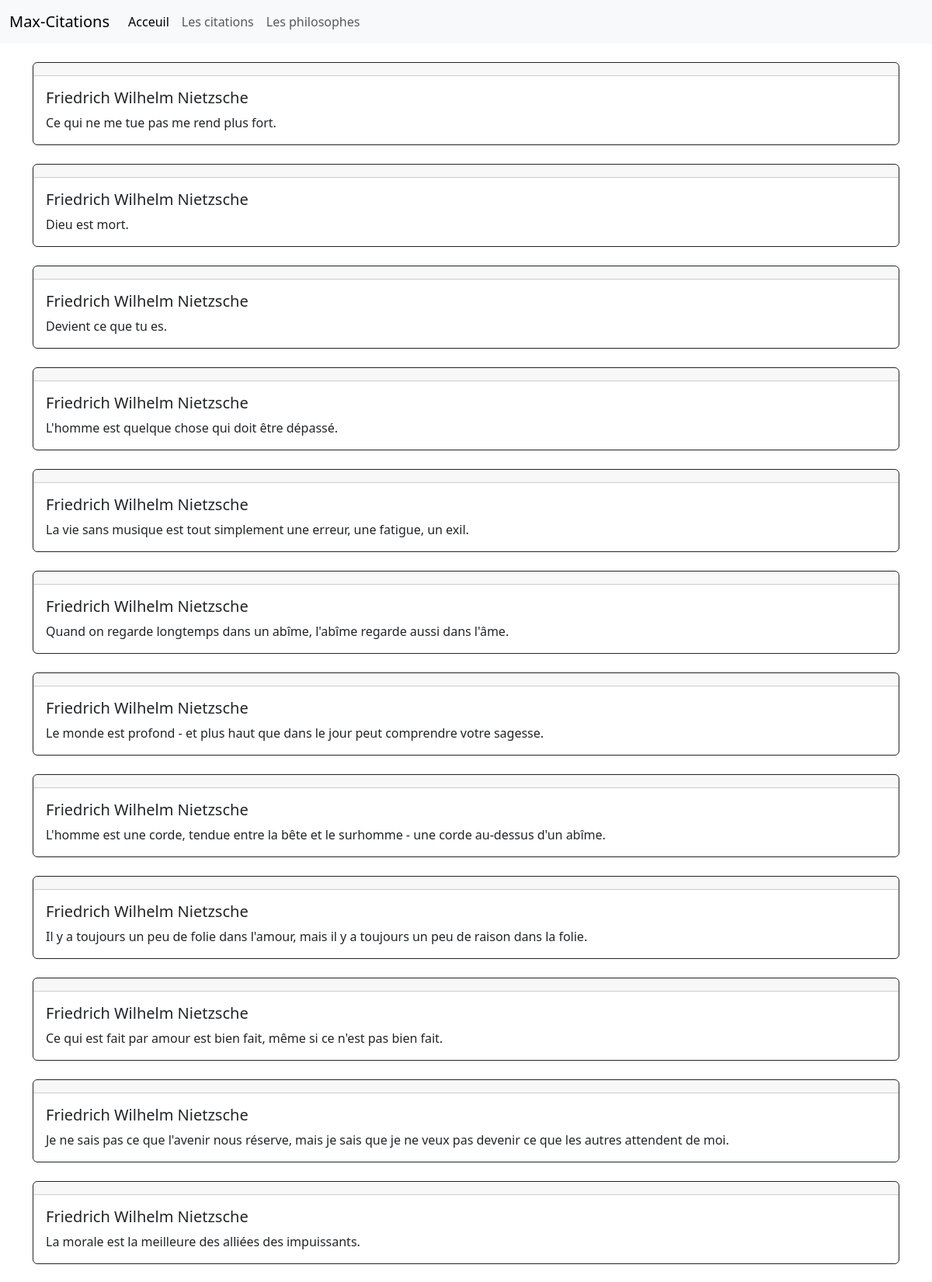
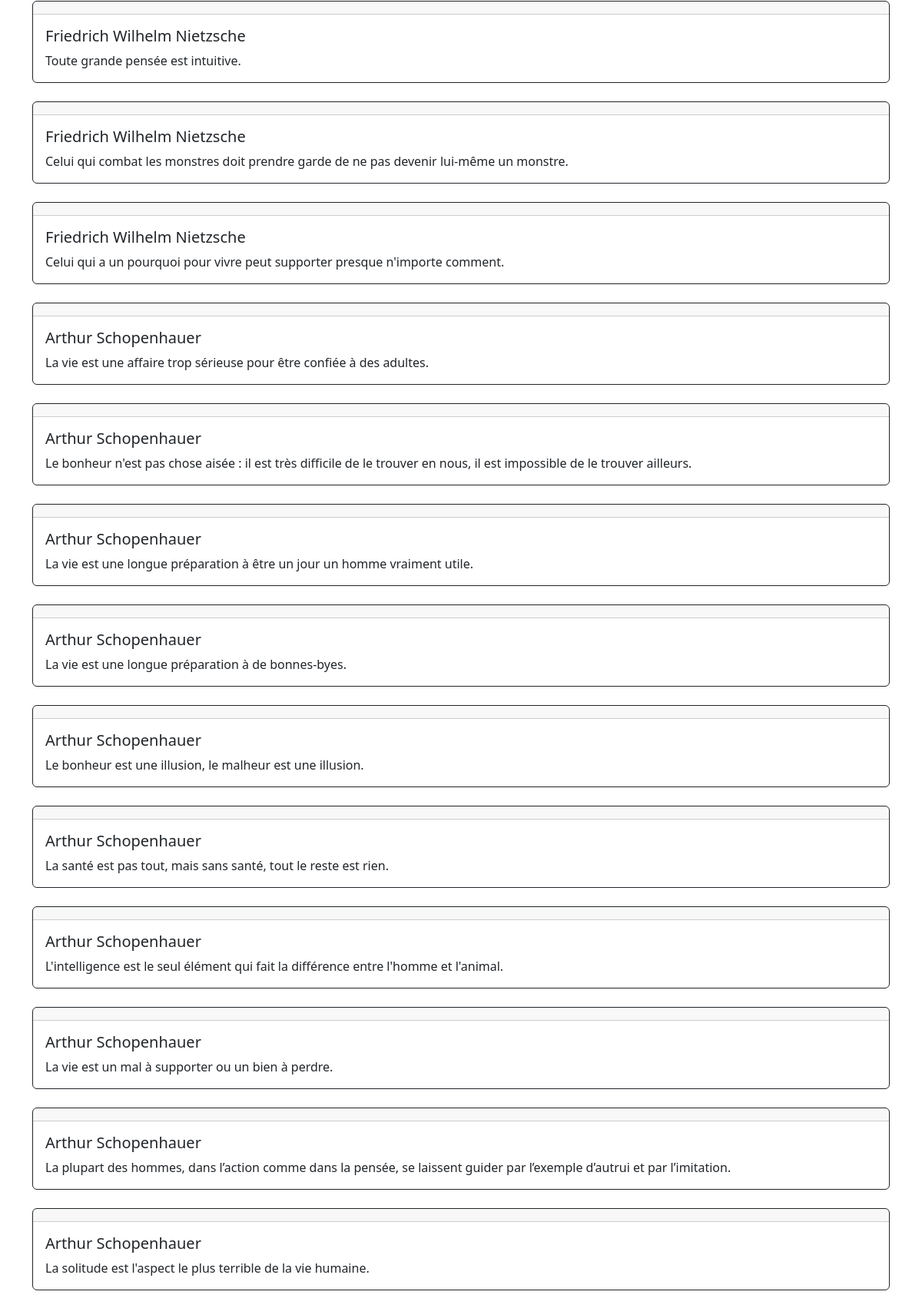
Page /citations.php (upper part) on the committed database (2 pictures, top to bottom).
### tables this page shows
CREATE TABLE IF NOT EXISTS `citations` (
  `id_citations` int NOT NULL AUTO_INCREMENT,
  `citation` varchar(255) DEFAULT NULL,
  `année` date DEFAULT NULL,
  `id_auteur` int DEFAULT NULL,
  PRIMARY KEY (`id_citations`),
  KEY `id_auteur` (`id_auteur`)
);

CREATE TABLE IF NOT EXISTS `auteur` (
  `id_auteur` int NOT NULL AUTO_INCREMENT,
  `nom` varchar(70) DEFAULT NULL,
  `prenom` varchar(25) NOT NULL,
  `description` text NOT NULL,
  `date_start` varchar(7) DEFAULT NULL,
  `date_end` varchar(10) DEFAULT NULL,
  `photo` varchar(50) DEFAULT NULL,
  PRIMARY KEY (`id_auteur`)
);

### citations.php (called while the page is built, shortened)
<?php
require 'data/db-connect.php';
$requete = $dbh->query("SELECT * FROM citations JOIN auteur WHERE citations.id_auteur = auteur.id_auteur");
$resultats = $requete->fetchAll();
require 'templates/citations.html.php';

### templates/citations.html.php (the view, shortened to what this page needs)
<!DOCTYPE html>
<html lang="en">
<head>
    <link href="https://cdn.jsdelivr.net/npm/bootstrap@5.3.3/dist/css/bootstrap.min.css" rel="stylesheet">
</head>
<body>
    <?php require 'templates/inc.top.html.php' ?>
    <div class="container">
        <?php foreach ($resultats as $resultat) : ?>
            <div class="card border-dark mb-3 my-4">
                <div class="card-header"></div>
                <div class="card-body">
                    <h5 class="card-title"><?= $resultat['prenom'] . ' ' . $resultat['nom'] ?></h5>
                    <p class="card-text"><?= $resultat['citation'] ?></p>
                </div>
            </div>
        <?php endforeach ?>
    </div>
</body>
</html>

### rows in the picture
citations: id_auteur.prenom "Friedrich Wilhelm", id_auteur.nom "Nietzsche", citation "Ce qui ne me tue pas me rend plus fort."
citations: id_auteur.prenom "Friedrich Wilhelm", id_auteur.nom "Nietzsche", citation "Dieu est mort."
citations: id_auteur.prenom "Friedrich Wilhelm", id_auteur.nom "Nietzsche", citation "Devient ce que tu es."
citations: id_auteur.prenom "Friedrich Wilhelm", id_auteur.nom "Nietzsche", citation "L'homme est quelque chose qui doit être dépassé."
citations: id_auteur.prenom "Friedrich Wilhelm", id_auteur.nom "Nietzsche", citation "La vie sans musique est tout simplement une erreur, une fatigue, un exil."
citations: id_auteur.prenom "Friedrich Wilhelm", id_auteur.nom "Nietzsche", citation "Quand on regarde longtemps dans un abîme, l'abîme regarde aussi dans l'âme."
citations: id_auteur.prenom "Friedrich Wilhelm", id_auteur.nom "Nietzsche", citation "Le monde est profond - et plus haut que dans le jour peut comprendre votre sagesse."
citations: id_auteur.prenom "Friedrich Wilhelm", id_auteur.nom "Nietzsche", citation "L'homme est une corde, tendue entre la bête et le surhomme - une corde au-dessus d'un abîme."
citations: id_auteur.prenom "Friedrich Wilhelm", id_auteur.nom "Nietzsche", citation "Il y a toujours un peu de folie dans l'amour, mais il y a toujours un peu de raison dans la folie."
citations: id_auteur.prenom "Friedrich Wilhelm", id_auteur.nom "Nietzsche", citation "Ce qui est fait par amour est bien fait, même si ce n'est pas bien fait."
citations: id_auteur.prenom "Friedrich Wilhelm", id_auteur.nom "Nietzsche", citation "Je ne sais pas ce que l'avenir nous réserve, mais je sais que je ne veux pas devenir ce que les autres attendent de moi."
citations: id_auteur.prenom "Friedrich Wilhelm", id_auteur.nom "Nietzsche", citation "La morale est la meilleure des alliées des impuissants."
citations: id_auteur.prenom "Friedrich Wilhelm", id_auteur.nom "Nietzsche", citation "Toute grande pensée est intuitive."
citations: id_auteur.prenom "Friedrich Wilhelm", id_auteur.nom "Nietzsche", citation "Celui qui combat les monstres doit prendre garde de ne pas devenir lui-même un monstre."
citations: id_auteur.prenom "Friedrich Wilhelm", id_auteur.nom "Nietzsche", citation "Celui qui a un pourquoi pour vivre peut supporter presque n'importe comment."
citations: id_auteur.prenom "Arthur", id_auteur.nom "Schopenhauer", citation "La vie est une affaire trop sérieuse pour être confiée à des adultes."
citations: id_auteur.prenom "Arthur", id_auteur.nom "Schopenhauer", citation "Le bonheur n'est pas chose aisée : il est très difficile de le trouver en nous, il est impossible de le trouver ailleurs."
citations: id_auteur.prenom "Arthur", id_auteur.nom "Schopenhauer", citation "La vie est une longue préparation à être un jour un homme vraiment utile."
citations: id_auteur.prenom "Arthur", id_auteur.nom "Schopenhauer", citation "La vie est une longue préparation à de bonnes-byes."
citations: id_auteur.prenom "Arthur", id_auteur.nom "Schopenhauer", citation "Le bonheur est une illusion, le malheur est une illusion."
citations: id_auteur.prenom "Arthur", id_auteur.nom "Schopenhauer", citation "La santé est pas tout, mais sans santé, tout le reste est rien."
citations: id_auteur.prenom "Arthur", id_auteur.nom "Schopenhauer", citation "L'intelligence est le seul élément qui fait la différence entre l'homme et l'animal."
citations: id_auteur.prenom "Arthur", id_auteur.nom "Schopenhauer", citation "La vie est un mal à supporter ou un bien à perdre."
citations: id_auteur.prenom "Arthur", id_auteur.nom "Schopenhauer", citation "La plupart des hommes, dans l’action comme dans la pensée, se laissent guider par l’exemple d’autrui et par l’imitation."
citations: id_auteur.prenom "Arthur", id_auteur.nom "Schopenhauer", citation "La solitude est l'aspect le plus terrible de la vie humaine."
